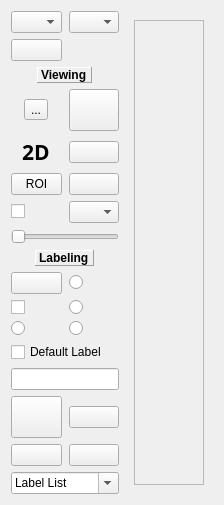
      <widget class="QWidget" name="DataViewing">
       <attribute name="title">
        <string>Data Viewing</string>
       </attribute>
       <layout class="QHBoxLayout" name="horizontalLayout_7">
        <item>
         <layout class="QHBoxLayout" name="horizontalLayout_5" stretch="0,0">
          <item>
           <layout class="QVBoxLayout" name="verticalLayout_2" stretch="0">
            <property name="sizeConstraint">
             <enum>QLayout::SetMinimumSize</enum>
            </property>
            <item>
             <layout class="QGridLayout" name="gridLayout_2" rowstretch="0,0,0,0,0,0,0,0,0,0,0,0,0,0,0,0,0,0">
              <property name="sizeConstraint">
               <enum>QLayout::SetFixedSize</enum>
              </property>
              <property name="horizontalSpacing">
               <number>7</number>
              </property>
              <item row="8" column="1" colspan="2">
               <widget class="QSlider" name="horizontalSlider">
                <property name="orientation">
                 <enum>Qt::Horizontal</enum>
                </property>
               </widget>
              </item>
              <item row="2" column="1" colspan="2" alignment="Qt::AlignHCenter">
               <widget class="QLabel" name="labelResult">
                <property name="sizePolicy">
                 <sizepolicy hsizetype="Preferred" vsizetype="Fixed">
                  <horstretch>0</horstretch>
                  <verstretch>0</verstretch>
                 </sizepolicy>
                </property>
                <property name="font">
                 <font>
                  <weight>75</weight>
                  <bold>true</bold>
                 </font>
                </property>
                <property name="frameShape">
                 <enum>QFrame::Panel</enum>
                </property>
                <property name="frameShadow">
                 <enum>QFrame::Raised</enum>
                </property>
                <property name="text">
                 <string>Viewing</string>
                </property>
               </widget>
              </item>
              <item row="10" column="2">
               <widget class="QRadioButton" name="bnoselect">
                <property name="sizePolicy">
                 <sizepolicy hsizetype="Ignored" vsizetype="Fixed">
                  <horstretch>0</horstretch>
                  <verstretch>0</verstretch>
                 </sizepolicy>
                </property>
                <property name="cursor">
                 <cursorShape>ArrowCursor</cursorShape>
                </property>
                <property name="toolTip">
                 <string>No selection
left mouse move image
right mouse zoom image
after rotate view_image
please click_event this button
wheel change slice</string>
                </property>
                <property name="text">
                 <string/>
                </property>
                <property name="icon">
                 <iconset resource="resrc.qrc">
                  <normaloff>:/icons/Icons/cursor.png</normaloff>:/icons/Icons/cursor.png</iconset>
                </property>
               </widget>
              </item>
              <item row="10" column="1">
               <widget class="QPushButton" name="bselectoron">
                <property name="enabled">
                 <bool>true</bool>
                </property>
                <property name="sizePolicy">
                 <sizepolicy hsizetype="Ignored" vsizetype="Fixed">
                  <horstretch>0</horstretch>
                  <verstretch>0</verstretch>
                 </sizepolicy>
                </property>
                <property name="toolTip">
                 <string>Label On/Off</string>
                </property>
                <property name="text">
                 <string/>
                </property>
                <property name="icon">
                 <iconset resource="resrc.qrc">
                  <normaloff>:/icons/Icons/switchoff.png</normaloff>:/icons/Icons/switchoff.png</iconset>
                </property>
                <property name="iconSize">
                 <size>
                  <width>35</width>
                  <height>35</height>
                 </size>
                </property>
               </widget>
              </item>
              <item row="12" column="2">
               <widget class="QRadioButton" name="blasso">
                <property name="sizePolicy">
                 <sizepolicy hsizetype="Ignored" vsizetype="Fixed">
                  <horstretch>0</horstretch>
                  <verstretch>0</verstretch>
                 </sizepolicy>
                </property>
                <property name="toolTip">
                 <string>Lasso</string>
                </property>
                <property name="text">
                 <string/>
                </property>
                <property name="icon">
                 <iconset resource="resrc.qrc">
                  <normaloff>:/icons/Icons/lasso.png</normaloff>:/icons/Icons/lasso.png</iconset>
                </property>
                <property name="iconSize">
                 <size>
                  <width>35</width>
                  <height>35</height>
                 </size>
                </property>
               </widget>
              </item>
              <item row="15" column="1">
               <widget class="QToolButton" name="deleteButton">
                <property name="sizePolicy">
                 <sizepolicy hsizetype="Ignored" vsizetype="Fixed">
                  <horstretch>0</horstretch>
                  <verstretch>0</verstretch>
                 </sizepolicy>
                </property>
                <property name="toolTip">
                 <string>Delete the selected label</string>
                </property>
                <property name="autoFillBackground">
                 <bool>true</bool>
                </property>
                <property name="text">
                 <string/>
                </property>
                <property name="icon">
                 <iconset resource="resrc.qrc">
                  <normaloff>:/icons/Icons/delete.png</normaloff>:/icons/Icons/delete.png</iconset>
                </property>
                <property name="iconSize">
                 <size>
                  <width>35</width>
                  <height>35</height>
                 </size>
                </property>
               </widget>
              </item>
              <item row="1" column="1">
               <widget class="QPushButton" name="infoButton">
                <property name="sizePolicy">
                 <sizepolicy hsizetype="Ignored" vsizetype="Fixed">
                  <horstretch>0</horstretch>
                  <verstretch>0</verstretch>
                 </sizepolicy>
                </property>
                <property name="toolTip">
                 <string>Load variables from workspace</string>
                </property>
                <property name="text">
                 <string/>
                </property>
                <property name="icon">
                 <iconset resource="resrc.qrc">
                  <normaloff>:/icons/Icons/info.png</normaloff>:/icons/Icons/info.png</iconset>
                </property>
                <property name="iconSize">
                 <size>
                  <width>35</width>
                  <height>35</height>
                 </size>
                </property>
               </widget>
              </item>
              <item row="11" column="1">
               <widget class="QCheckBox" name="cursorCross">
                <property name="sizePolicy">
                 <sizepolicy hsizetype="Ignored" vsizetype="Fixed">
                  <horstretch>0</horstretch>
                  <verstretch>0</verstretch>
                 </sizepolicy>
                </property>
                <property name="toolTip">
                 <string>Set cross hair for labeling</string>
                </property>
                <property name="text">
                 <string/>
                </property>
                <property name="icon">
                 <iconset resource="resrc.qrc">
                  <normaloff>:/icons/Icons/cursor cross.png</normaloff>:/icons/Icons/cursor cross.png</iconset>
                </property>
                <property name="iconSize">
                 <size>
                  <width>35</width>
                  <height>35</height>
                 </size>
                </property>
               </widget>
              </item>
              <item row="13" column="1" colspan="2">
               <widget class="QCheckBox" name="useDefaultLabelCheckbox">
                <property name="toolTip">
                 <string>Use Default Class Label</string>
                </property>
                <property name="text">
                 <string>Default Label</string>
                </property>
               </widget>
              </item>
              <item row="14" column="1" colspan="2">
               <widget class="QLineEdit" name="defaultLabelTextLine">
                <property name="sizePolicy">
                 <sizepolicy hsizetype="Minimum" vsizetype="Fixed">
                  <horstretch>0</horstretch>
                  <verstretch>0</verstretch>
                 </sizepolicy>
                </property>
                <property name="toolTip">
                 <string>Write the  Label Name</string>
                </property>
               </widget>
              </item>
              <item row="11" column="2">
               <widget class="QRadioButton" name="brectangle">
                <property name="sizePolicy">
                 <sizepolicy hsizetype="Ignored" vsizetype="Fixed">
                  <horstretch>0</horstretch>
                  <verstretch>0</verstretch>
                 </sizepolicy>
                </property>
                <property name="toolTip">
                 <string>Rectangular</string>
                </property>
                <property name="text">
                 <string/>
                </property>
                <property name="icon">
                 <iconset resource="resrc.qrc">
                  <normaloff>:/icons/Icons/rectangle.png</normaloff>:/icons/Icons/rectangle.png</iconset>
                </property>
                <property name="iconSize">
                 <size>
                  <width>35</width>
                  <height>35</height>
                 </size>
                </property>
               </widget>
              </item>
              <item row="4" column="1" alignment="Qt::AlignHCenter">
               <widget class="QLabel" name="visionlabel">
                <property name="sizePolicy">
                 <sizepolicy hsizetype="Fixed" vsizetype="Fixed">
                  <horstretch>0</horstretch>
                  <verstretch>0</verstretch>
                 </sizepolicy>
                </property>
                <property name="font">
                 <font>
                  <family>OpenSymbol</family>
                  <pointsize>16</pointsize>
                  <weight>75</weight>
                  <italic>false</italic>
                  <bold>true</bold>
                 </font>
                </property>
                <property name="mouseTracking">
                 <bool>true</bool>
                </property>
                <property name="layoutDirection">
                 <enum>Qt::LeftToRight</enum>
                </property>
                <property name="text">
                 <string>2D</string>
                </property>
                <property name="textFormat">
                 <enum>Qt::RichText</enum>
                </property>
               </widget>
              </item>
              <item row="9" column="1" colspan="2" alignment="Qt::AlignHCenter">
               <widget class="QLabel" name="labelLabel">
                <property name="sizePolicy">
                 <sizepolicy hsizetype="Preferred" vsizetype="Fixed">
                  <horstretch>0</horstretch>
                  <verstretch>0</verstretch>
                 </sizepolicy>
                </property>
                <property name="font">
                 <font>
                  <weight>75</weight>
                  <bold>true</bold>
                 </font>
                </property>
                <property name="frameShape">
                 <enum>QFrame::Panel</enum>
                </property>
                <property name="frameShadow">
                 <enum>QFrame::Raised</enum>
                </property>
                <property name="text">
                 <string>Labeling</string>
                </property>
               </widget>
              </item>
              <item row="4" column="2">
               <widget class="QPushButton" name="bdswitch">
                <property name="sizePolicy">
                 <sizepolicy hsizetype="Ignored" vsizetype="Fixed">
                  <horstretch>0</horstretch>
                  <verstretch>0</verstretch>
                 </sizepolicy>
                </property>
                <property name="toolTip">
                 <string>2D/3D Switch
after change of dimension
switch on Overlay</string>
                </property>
                <property name="text">
                 <string/>
                </property>
                <property name="icon">
                 <iconset resource="resrc.qrc">
                  <normaloff>:/icons/Icons/switch.png</normaloff>:/icons/Icons/switch.png</iconset>
                </property>
                <property name="iconSize">
                 <size>
                  <width>35</width>
                  <height>35</height>
                 </size>
                </property>
               </widget>
              </item>
              <item row="15" column="2">
               <widget class="QPushButton" name="openlabelButton">
                <property name="sizePolicy">
                 <sizepolicy hsizetype="Ignored" vsizetype="Fixed">
                  <horstretch>0</horstretch>
                  <verstretch>0</verstretch>
                 </sizepolicy>
                </property>
                <property name="toolTip">
                 <string>Choose File to Open another
Label List</string>
                </property>
                <property name="text">
                 <string/>
                </property>
                <property name="icon">
                 <iconset resource="resrc.qrc">
                  <normaloff>:/icons/Icons/new list.png</normaloff>:/icons/Icons/new list.png</iconset>
                </property>
                <property name="iconSize">
                 <size>
                  <width>35</width>
                  <height>35</height>
                 </size>
                </property>
               </widget>
              </item>
              <item row="16" column="1">
               <widget class="QPushButton" name="viewallButton">
                <property name="sizePolicy">
                 <sizepolicy hsizetype="Ignored" vsizetype="Fixed">
                  <horstretch>0</horstretch>
                  <verstretch>0</verstretch>
                 </sizepolicy>
                </property>
                <property name="toolTip">
                 <string>View On/Off all labels </string>
                </property>
                <property name="text">
                 <string/>
                </property>
                <property name="icon">
                 <iconset resource="resrc.qrc">
                  <normaloff>:/icons/Icons/eye on.png</normaloff>:/icons/Icons/eye on.png</iconset>
                </property>
                <property name="iconSize">
                 <size>
                  <width>35</width>
                  <height>35</height>
                 </size>
                </property>
               </widget>
              </item>
              <item row="12" column="1">
               <widget class="QRadioButton" name="bellipse">
                <property name="sizePolicy">
                 <sizepolicy hsizetype="Ignored" vsizetype="Fixed">
                  <horstretch>0</horstretch>
                  <verstretch>0</verstretch>
                 </sizepolicy>
                </property>
                <property name="toolTip">
                 <string>Ellipse</string>
                </property>
                <property name="text">
                 <string/>
                </property>
                <property name="icon">
                 <iconset resource="resrc.qrc">
                  <normaloff>:/icons/Icons/ellipse.png</normaloff>:/icons/Icons/ellipse.png</iconset>
                </property>
                <property name="iconSize">
                 <size>
                  <width>35</width>
                  <height>35</height>
                 </size>
                </property>
               </widget>
              </item>
              <item row="16" column="2">
               <widget class="QPushButton" name="labelListShow">
                <property name="sizePolicy">
                 <sizepolicy hsizetype="Ignored" vsizetype="Fixed">
                  <horstretch>0</horstretch>
                  <verstretch>0</verstretch>
                 </sizepolicy>
                </property>
                <property name="toolTip">
                 <string>&lt;html&gt;&lt;head/&gt;&lt;body&gt;&lt;p&gt;show label list&lt;/p&gt;&lt;p&gt;update labe llist&lt;/p&gt;&lt;/body&gt;&lt;/html&gt;</string>
                </property>
                <property name="text">
                 <string/>
                </property>
                <property name="icon">
                 <iconset resource="resrc.qrc">
                  <normaloff>:/icons/Icons/list.png</normaloff>:/icons/Icons/list.png</iconset>
                </property>
                <property name="iconSize">
                 <size>
                  <width>35</width>
                  <height>35</height>
                 </size>
                </property>
               </widget>
              </item>
              <item row="3" column="1" alignment="Qt::AlignHCenter">
               <widget class="QToolButton" name="gridButton">
                <property name="sizePolicy">
                 <sizepolicy hsizetype="Ignored" vsizetype="Fixed">
                  <horstretch>0</horstretch>
                  <verstretch>0</verstretch>
                 </sizepolicy>
                </property>
                <property name="toolTip">
                 <string>Select grids</string>
                </property>
                <property name="text">
                 <string>...</string>
                </property>
                <property name="icon">
                 <iconset resource="resrc.qrc">
                  <normaloff>:/icons/Icons/grids1.png</normaloff>:/icons/Icons/grids1.png</iconset>
                </property>
                <property name="iconSize">
                 <size>
                  <width>35</width>
                  <height>35</height>
                 </size>
                </property>
               </widget>
              </item>
              <item row="17" column="1" colspan="2">
               <widget class="QComboBox" name="labellistBox">
                <property name="sizePolicy">
                 <sizepolicy hsizetype="Minimum" vsizetype="Fixed">
                  <horstretch>0</horstretch>
                  <verstretch>0</verstretch>
                 </sizepolicy>
                </property>
                <property name="editable">
                 <bool>true</bool>
                </property>
                <property name="currentText">
                 <string>Label List</string>
                </property>
               </widget>
              </item>
              <item row="6" column="1">
               <widget class="QToolButton" name="roiButton">
                <property name="sizePolicy">
                 <sizepolicy hsizetype="Ignored" vsizetype="Preferred">
                  <horstretch>0</horstretch>
                  <verstretch>0</verstretch>
                 </sizepolicy>
                </property>
                <property name="toolTip">
                 <string>Show Image Intensity
in the Region of Interest</string>
                </property>
                <property name="text">
                 <string>ROI</string>
                </property>
                <property name="iconSize">
                 <size>
                  <width>35</width>
                  <height>35</height>
                 </size>
                </property>
               </widget>
              </item>
              <item row="0" column="1">
               <widget class="QComboBox" name="openImage">
                <property name="sizePolicy">
                 <sizepolicy hsizetype="Ignored" vsizetype="Fixed">
                  <horstretch>0</horstretch>
                  <verstretch>0</verstretch>
                 </sizepolicy>
                </property>
                <property name="toolTip">
                 <string>&lt;html&gt;&lt;head/&gt;&lt;body&gt;&lt;p&gt;Open Image&lt;/p&gt;&lt;/body&gt;&lt;/html&gt;</string>
                </property>
                <property name="autoFillBackground">
                 <bool>true</bool>
                </property>
                <property name="currentText">
                 <string/>
                </property>
                <property name="iconSize">
                 <size>
                  <width>16</width>
                  <height>16</height>
                 </size>
                </property>
               </widget>
              </item>
              <item row="7" column="2">
               <widget class="QComboBox" name="labelButton">
                <property name="sizePolicy">
                 <sizepolicy hsizetype="Ignored" vsizetype="Fixed">
                  <horstretch>0</horstretch>
                  <verstretch>0</verstretch>
                 </sizepolicy>
                </property>
                <property name="toolTip">
                 <string>show class name</string>
                </property>
               </widget>
              </item>
              <item row="0" column="2">
               <widget class="QComboBox" name="openResult">
                <property name="sizePolicy">
                 <sizepolicy hsizetype="Ignored" vsizetype="Fixed">
                  <horstretch>0</horstretch>
                  <verstretch>0</verstretch>
                 </sizepolicy>
                </property>
                <property name="toolTip">
                 <string>Open Result File</string>
                </property>
                <property name="autoFillBackground">
                 <bool>true</bool>
                </property>
                <property name="currentText">
                 <string/>
                </property>
                <property name="iconSize">
                 <size>
                  <width>16</width>
                  <height>16</height>
                 </size>
                </property>
               </widget>
              </item>
              <item row="3" column="2">
               <widget class="QToolButton" name="flipButton">
                <property name="sizePolicy">
                 <sizepolicy hsizetype="Ignored" vsizetype="Fixed">
                  <horstretch>0</horstretch>
                  <verstretch>0</verstretch>
                 </sizepolicy>
                </property>
                <property name="toolTip">
                 <string>Flip Image</string>
                </property>
                <property name="text">
                 <string/>
                </property>
                <property name="icon">
                 <iconset resource="resrc.qrc">
                  <normaloff>:/icons/Icons/flip.png</normaloff>:/icons/Icons/flip.png</iconset>
                </property>
                <property name="iconSize">
                 <size>
                  <width>35</width>
                  <height>35</height>
                 </size>
                </property>
               </widget>
              </item>
              <item row="7" column="1">
               <widget class="QCheckBox" name="inspectorButton">
                <property name="sizePolicy">
                 <sizepolicy hsizetype="Ignored" vsizetype="Fixed">
                  <horstretch>0</horstretch>
                  <verstretch>0</verstretch>
                 </sizepolicy>
                </property>
                <property name="toolTip">
                 <string>cursor inspector</string>
                </property>
                <property name="text">
                 <string/>
                </property>
                <property name="icon">
                 <iconset resource="resrc.qrc">
                  <normaloff>:/icons/Icons/isymbol_location_position.png</normaloff>:/icons/Icons/isymbol_location_position.png</iconset>
                </property>
                <property name="iconSize">
                 <size>
                  <width>35</width>
                  <height>35</height>
                 </size>
                </property>
               </widget>
              </item>
              <item row="6" column="2">
               <widget class="QPushButton" name="fitButton">
                <property name="sizePolicy">
                 <sizepolicy hsizetype="Ignored" vsizetype="Fixed">
                  <horstretch>0</horstretch>
                  <verstretch>0</verstretch>
                 </sizepolicy>
                </property>
                <property name="toolTip">
                 <string>Fit imgae view</string>
                </property>
                <property name="text">
                 <string/>
                </property>
                <property name="icon">
                 <iconset resource="resrc.qrc">
                  <normaloff>:/icons/Icons/fitsize.png</normaloff>:/icons/Icons/fitsize.png</iconset>
                </property>
                <property name="iconSize">
                 <size>
                  <width>35</width>
                  <height>35</height>
                 </size>
                </property>
               </widget>
              </item>
             </layout>
            </item>
           </layout>
          </item>
          <item>
           <widget class="QStackedWidget" name="stackedWidget">
            <property name="sizePolicy">
             <sizepolicy hsizetype="Expanding" vsizetype="Expanding">
              <horstretch>0</horstretch>
              <verstretch>0</verstretch>
             </sizepolicy>
            </property>
            <property name="currentIndex">
             <number>0</number>
            </property>
            <widget class="QWidget" name="page_3">
             <layout class="QVBoxLayout" name="verticalLayout_7">
              <item>
               <layout class="QVBoxLayout" name="verticalLayout_6">
                <item>
                 <widget class="QScrollArea" name="scrollArea1">
                  <property name="cursor" stdset="0">
                   <cursorShape>ArrowCursor</cursorShape>
                  </property>
                  <property name="mouseTracking">
                   <bool>true</bool>
                  </property>
                  <property name="autoFillBackground">
                   <bool>true</bool>
                  </property>
                  <property name="widgetResizable">
                   <bool>true</bool>
                  </property>
                  <widget class="QWidget" name="scrollAreaWidgetContents">
                   <property name="geometry">
                    <rect>
                     <x>0</x>
                     <y>0</y>
                     <width>987</width>
                     <height>678</height>
                    </rect>
                   </property>
                   <property name="autoFillBackground">
                    <bool>true</bool>
                   </property>
                  </widget>
                 </widget>
                </item>
               </layout>
              </item>
             </layout>
            </widget>
            <widget class="QWidget" name="page_4">
             <layout class="QVBoxLayout" name="verticalLayout_9">
              <item>
               <layout class="QVBoxLayout" name="verticalLayout_8">
                <item>
                 <widget class="QScrollArea" name="scrollArea2">
                  <property name="enabled">
                   <bool>true</bool>
                  </property>
                  <property name="cursor" stdset="0">
                   <cursorShape>ArrowCursor</cursorShape>
                  </property>
                  <property name="mouseTracking">
                   <bool>false</bool>
                  </property>
                  <property name="autoFillBackground">
                   <bool>true</bool>
                  </property>
                  <property name="widgetResizable">
                   <bool>true</bool>
                  </property>
                  <widget class="QWidget" name="scrollAreaWidgetContents_2">
                   <property name="geometry">
                    <rect>
                     <x>0</x>
                     <y>0</y>
                     <width>98</width>
                     <height>28</height>
                    </rect>
                   </property>
                   <property name="autoFillBackground">
                    <bool>true</bool>
                   </property>
                  </widget>
                 </widget>
                </item>
               </layout>
              </item>
             </layout>
            </widget>
           </widget>
          </item>
         </layout>
        </item>
       </layout>
      </widget>
